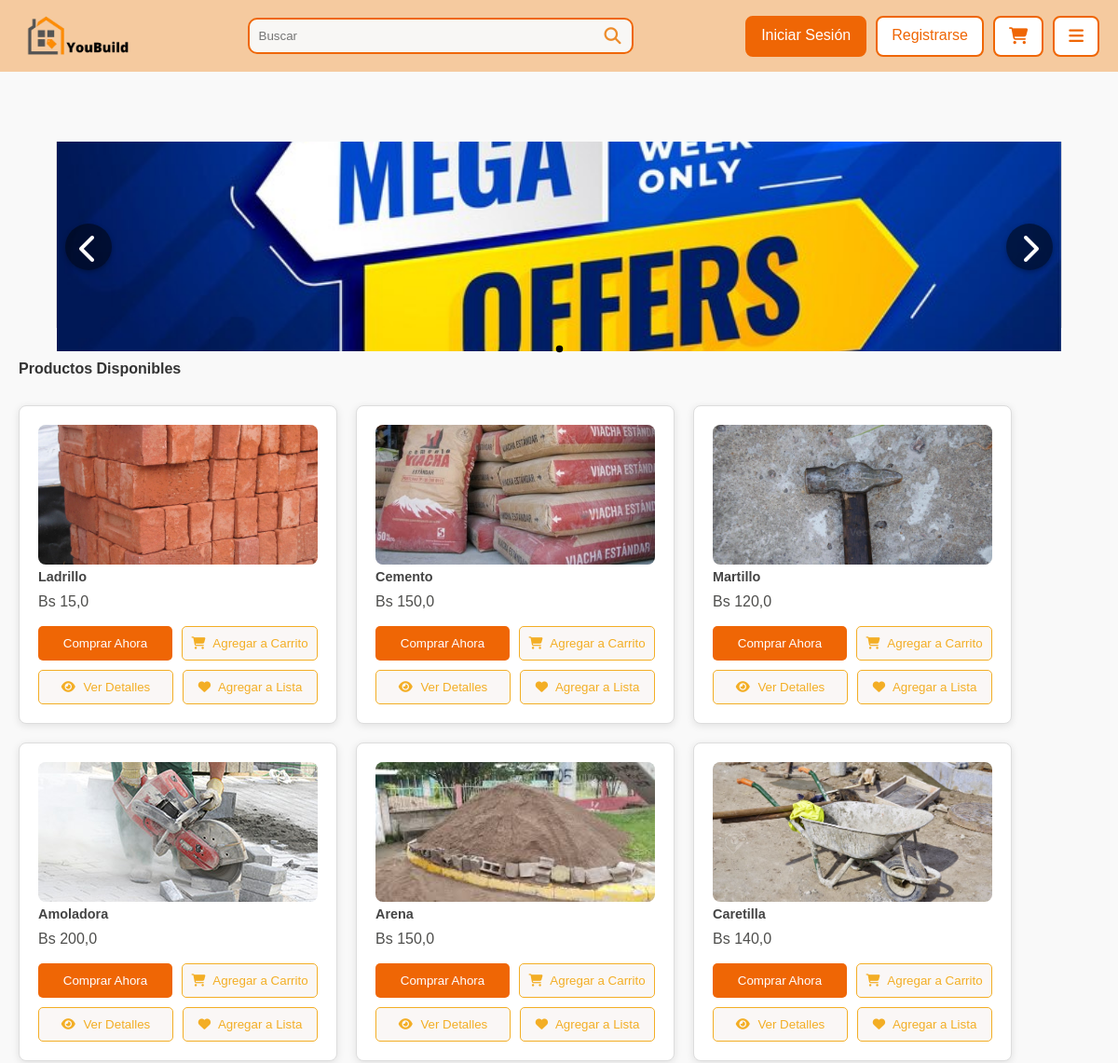
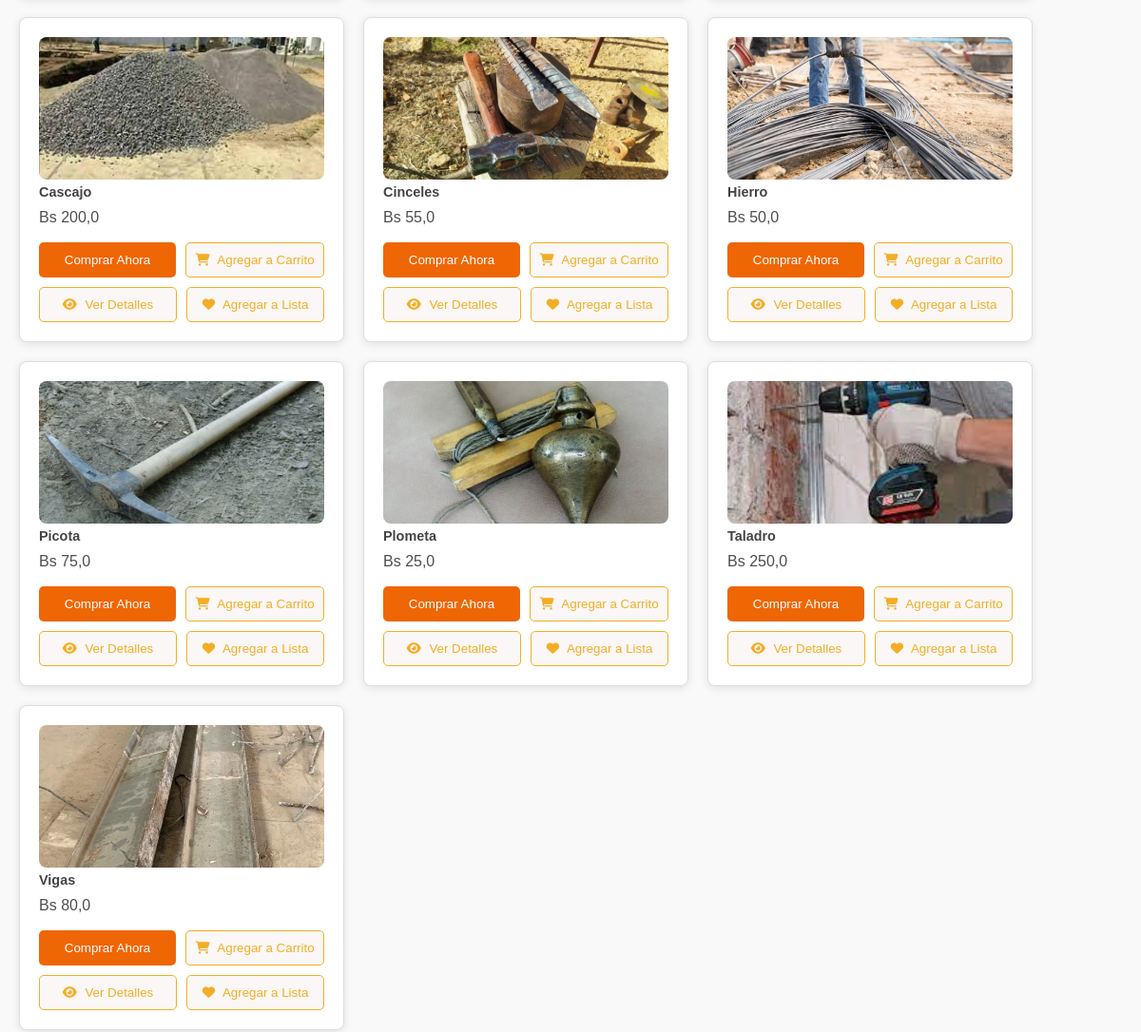
/ (upper part), run on an earlier commit of the app's database (2 pictures, top to bottom).
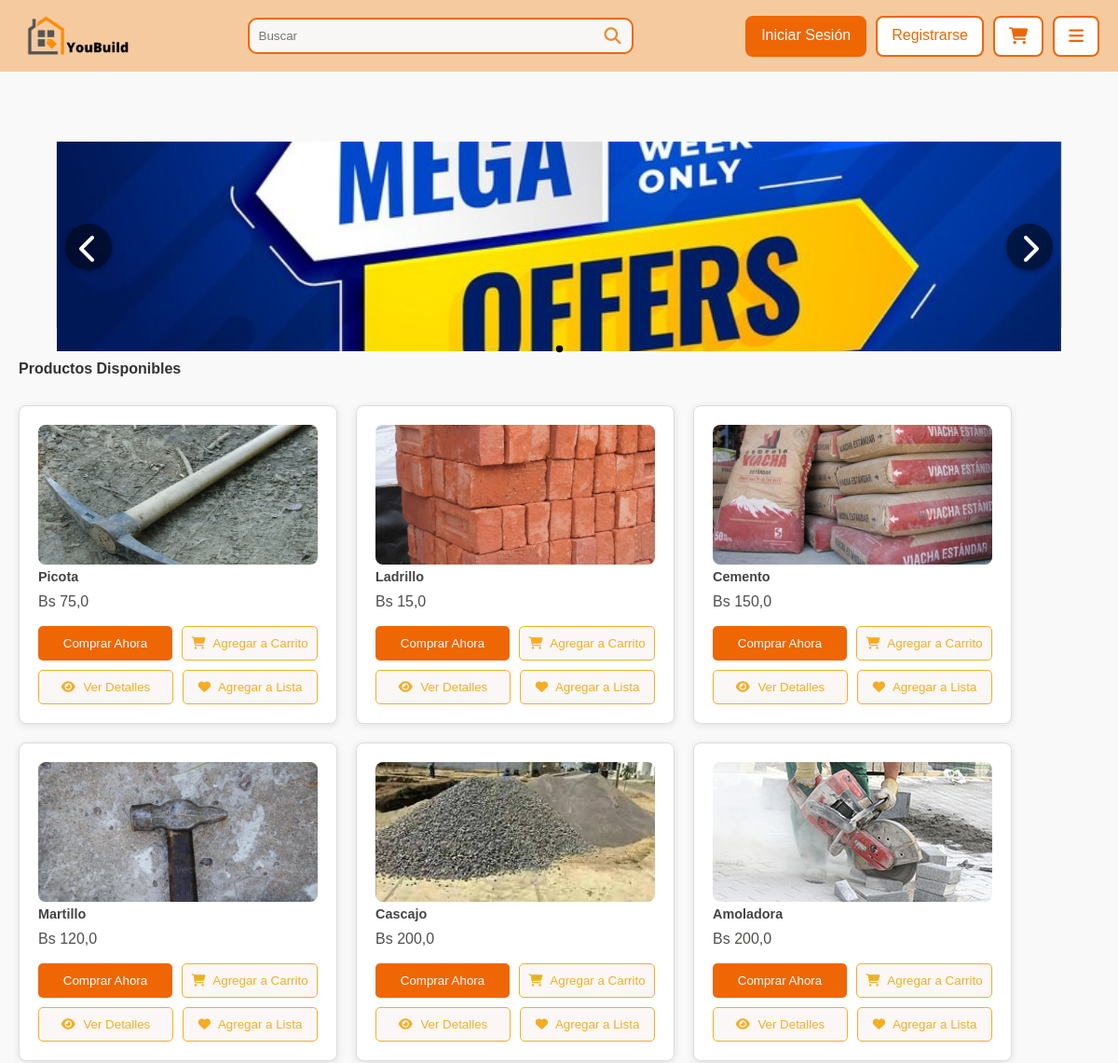
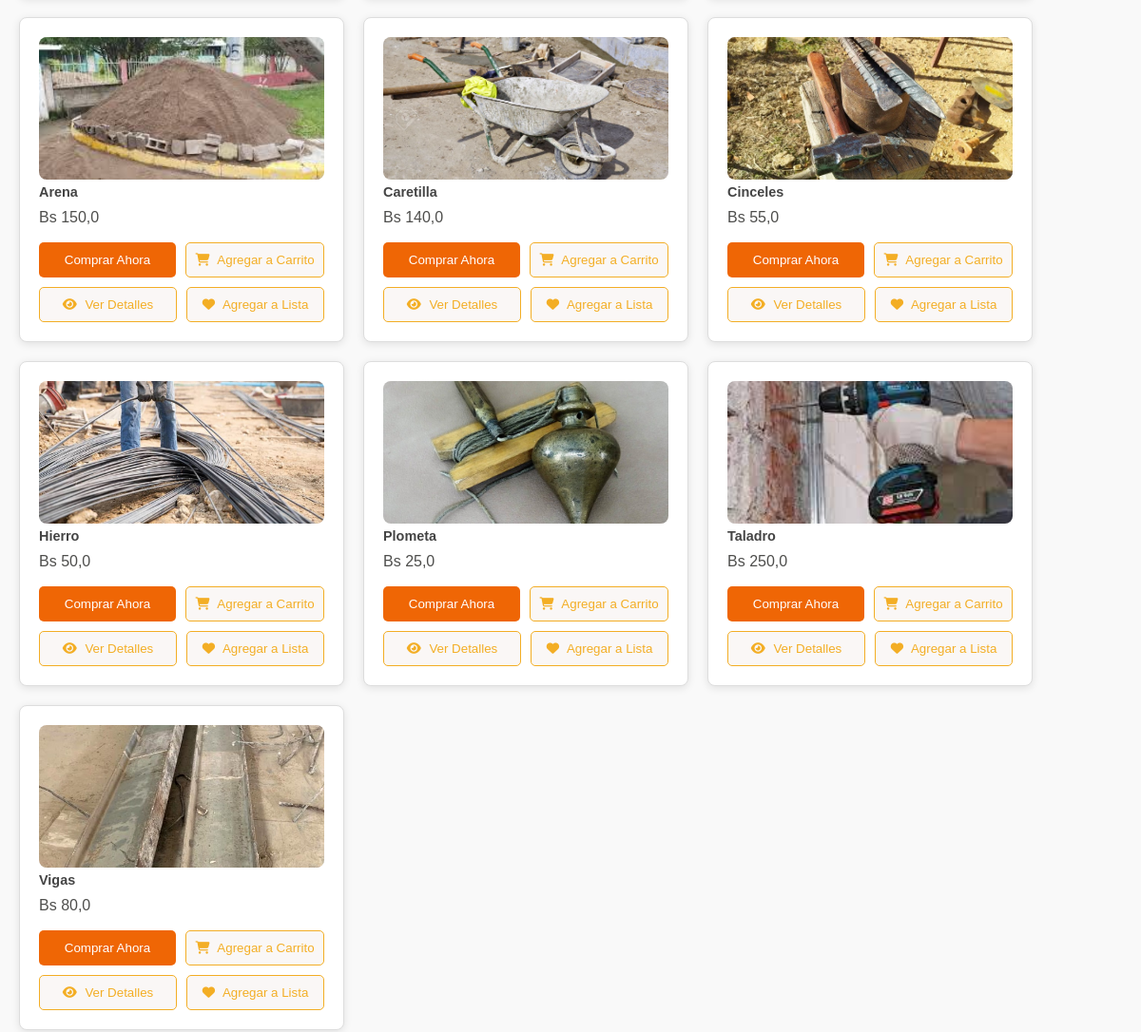
And on a later commit of the database (2 pictures, top to bottom).
### sistema/models.py (models this page shows, shortened)
class CarruselDB(models.Model):
    imagen = models.ImageField(upload_to="carrusel",null=True)
    class Meta:
         verbose_name = "Carrusel"
         verbose_name_plural = "Carruseles"

class ProductoDb(models.Model):
    nombre = models.CharField(max_length=50, verbose_name="Nombre")
    detalle = models.TextField(max_length=200, verbose_name="Detalle")
    precio = models.FloatField(verbose_name="Precio", validators=[MinValueValidator(0.0), MaxValueValidator(99999.9)])
    categoria_fk = models.ForeignKey(CategoriaDb, on_delete=models.CASCADE, null=True, blank=True)
    usuario_fk = models.ForeignKey(UsuarioDB, on_delete=models.CASCADE, null=True, blank=True)
    visitas = models.PositiveIntegerField(default=0, verbose_name="Visitas")  # Nuevo campo para visitas
    cantidad = models.IntegerField(default=1)
    class Meta:
        db_table = "productos"
        verbose_name = "Producto"
        verbose_name_plural = "Productos"

class ImagenProductoDB(models.Model):
    producto_fk = models.ForeignKey(ProductoDb, on_delete=models.CASCADE, related_name="imagenes")
    imagen = models.ImageField(upload_to="productos", null=True)
    class Meta:
        verbose_name = "Imagen"
        verbose_name_plural = "Imágenes"

### sistema/views.py (the view)
# urls.py: path('', IndexView, name='index'),
def IndexView(request):
    productos = ProductoDb.objects.all().order_by('-visitas')
    carruseles = CarruselDB.objects.all().order_by("id")
    return render(request, "index.html", {"producto": productos, "carrusel": carruseles})

### sistema/templates/index.html (shortened to what this page needs)
<!DOCTYPE html>
{% extends 'layout.html' %}
{% load static %}
{% block extra_styles %}
<link rel="stylesheet" href="{% static 'resultadosVacios.css' %}" />
<link rel="stylesheet" href="{% static 'style.css' %}" />
<link rel="stylesheet" href="{% static 'listaProduct.css' %}" />
<link rel="stylesheet" href="{% static 'topbar.css' %}" />
{% endblock %}
{% block content %}
<main>
  <div class="carousel-container">
    <div class="carousel">
      {% for carrusel_item in carrusel %}
      <div class="carousel-item">
        <img src="{{ carrusel_item.imagen.url }}" alt="Imagen del carrusel" />
      </div>
      {% endfor %}
    </div>
    <button class="carousel-button prev">
      <i class="fas fa-chevron-left"></i>
    </button>
    <button class="carousel-button next">
      <i class="fas fa-chevron-right"></i>
    </button>
  </div>
  <div class="carousel-dots"></div>
  <h2 class="products-title">Productos Disponibles</h2>
  <div class="products-container">
    {% for producto in producto %}
    <div class="product">
      <img src="{{ producto.imagenes.first.imagen.url }}" alt="{{ producto.nombre }}" />
      <h3>{{ producto.nombre }}</h3>
      <p>Bs {{ producto.precio }}</p>
      <div class="buttons-container">
        <div class="button-row">
          <button class="btn buy-now">Comprar Ahora</button>
          <button class="btn add-to-cart" onclick="agregarAlCarrito({{ producto.id }})">
            <i class="fas fa-shopping-cart"></i> Agregar a Carrito
          </button>
        </div>
        <div class="button-row">
          <button class="btn add-to-view" onclick="verDetalles({{ producto.id }})">
            <i class="fas fa-eye"></i> Ver Detalles
          </button>
          <button class="btn add-to-list">
            <i class="fas fa-heart"></i> Agregar a Lista
          </button>
        </div>
      </div>
    </div>
    {% endfor %}
  </div>
</main>
{% endblock %}

What changed in the data, as far as the page shows it:
changed ProductoDb "Picota": moves up the list
changed ProductoDb "Cascajo": moves up the list
